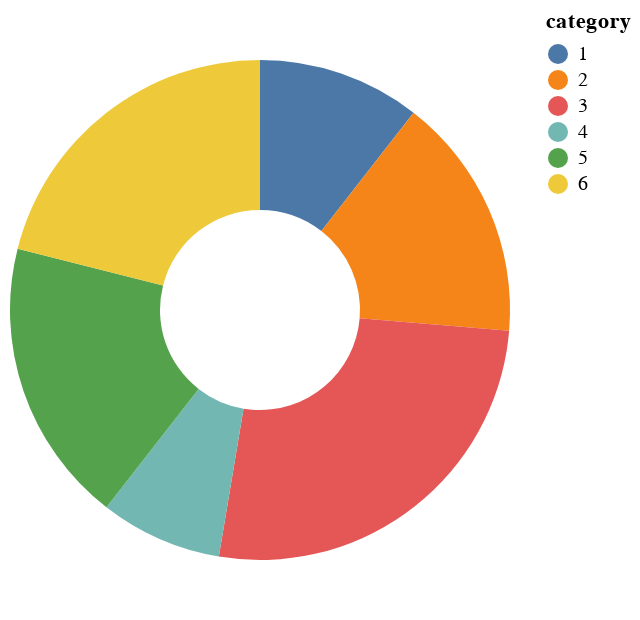

Notebook code for this chart:
### Code cell
import pandas as pd
import altair as alt

source = pd.DataFrame({
    "category": [1, 2, 3, 4, 5, 6],
    "value": [4, 6, 10, 3, 7, 8]
})
source
alt.Chart(source).mark_arc(innerRadius=50).encode(
    theta="value",
    color="category:N",
).properties(width=250)

### Figure 1 — Vega-Lite specification as saved in the notebook (floating-point values rounded to 4 significant figures)
{"config": {"view": {"continuousWidth": 300, "continuousHeight": 300}}, "data": {"name": "data-c9896de6322bcd9cf0fe9396e0b72d16"}, "mark": {"type": "arc", "innerRadius": 50}, "encoding": {"color": {"field": "category", "type": "nominal"}, "theta": {"field": "value", "type": "quantitative"}}, "width": 250, "$schema": "https://vega.github.io/schema/vega-lite/v5.14.1.json", "datasets": {"data-c9896de6322bcd9cf0fe9396e0b72d16": [{"category": 1, "value": 4}, {"category": 2, "value": 6}, {"category": 3, "value": 10}, {"category": 4, "value": 3}, {"category": 5, "value": 7}, {"category": 6, "value": 8}]}}
